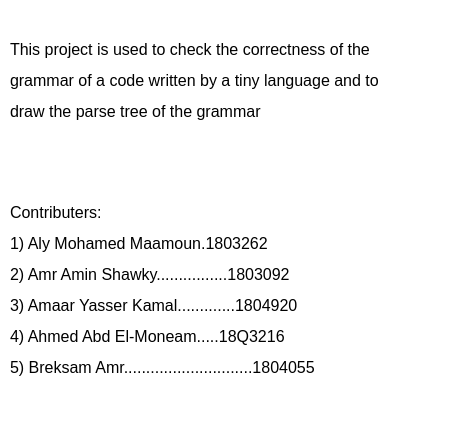
<?xml version="1.0" encoding="UTF-8"?>
<ui version="4.0">
 <class>AboutPage</class>
 <widget class="QWidget" name="AboutPage">
  <property name="geometry">
   <rect>
    <x>0</x>
    <y>0</y>
    <width>452</width>
    <height>441</height>
   </rect>
  </property>
  <property name="windowTitle">
   <string>Form</string>
  </property>
  <property name="styleSheet">
   <string notr="true">background-color: rgb(255, 255, 255);</string>
  </property>
  <widget class="QLabel" name="label">
   <property name="geometry">
    <rect>
     <x>10</x>
     <y>20</y>
     <width>391</width>
     <height>121</height>
    </rect>
   </property>
   <property name="text">
    <string>&lt;html&gt;&lt;head/&gt;&lt;body&gt;&lt;p&gt;&lt;span style=&quot; font-size:12pt;&quot;&gt;This project is used to check the correctness of the&lt;/span&gt;&lt;/p&gt;&lt;p&gt;&lt;span style=&quot; font-size:12pt;&quot;&gt; grammar of a code written by a tiny language and to&lt;/span&gt;&lt;/p&gt;&lt;p&gt;&lt;span style=&quot; font-size:12pt;&quot;&gt; draw the parse tree of the grammar&lt;/span&gt;&lt;/p&gt;&lt;/body&gt;&lt;/html&gt;</string>
   </property>
  </widget>
  <widget class="QLabel" name="label_2">
   <property name="geometry">
    <rect>
     <x>10</x>
     <y>170</y>
     <width>421</width>
     <height>241</height>
    </rect>
   </property>
   <property name="text">
    <string>&lt;html&gt;&lt;head/&gt;&lt;body&gt;&lt;p&gt;&lt;span style=&quot; font-size:12pt;&quot;&gt;Contributers:&lt;/span&gt;&lt;/p&gt;&lt;p&gt;&lt;span style=&quot; font-size:12pt;&quot;&gt;1) Aly Mohamed Maamoun.1803262&lt;/span&gt;&lt;/p&gt;&lt;p&gt;&lt;span style=&quot; font-size:12pt;&quot;&gt;2) Amr Amin Shawky................1803092&lt;/span&gt;&lt;/p&gt;&lt;p&gt;&lt;span style=&quot; font-size:12pt;&quot;&gt;3) Amaar Yasser Kamal.............1804920&lt;/span&gt;&lt;/p&gt;&lt;p&gt;&lt;span style=&quot; font-size:12pt;&quot;&gt;4) Ahmed Abd El-Moneam.....18Q3216&lt;/span&gt;&lt;/p&gt;&lt;p&gt;&lt;span style=&quot; font-size:12pt;&quot;&gt;5) Breksam Amr.............................1804055&lt;/span&gt;&lt;/p&gt;&lt;/body&gt;&lt;/html&gt;</string>
   </property>
  </widget>
 </widget>
 <resources/>
 <connections/>
</ui>
